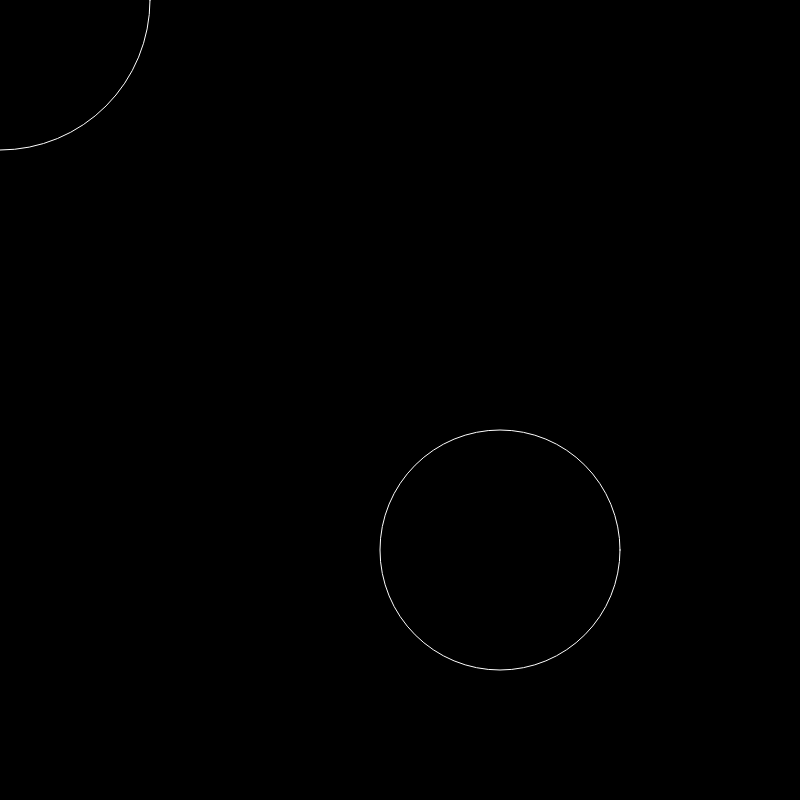
Frame 1 (no input)
Frame 60 (no input): identical to frame 1, image omitted
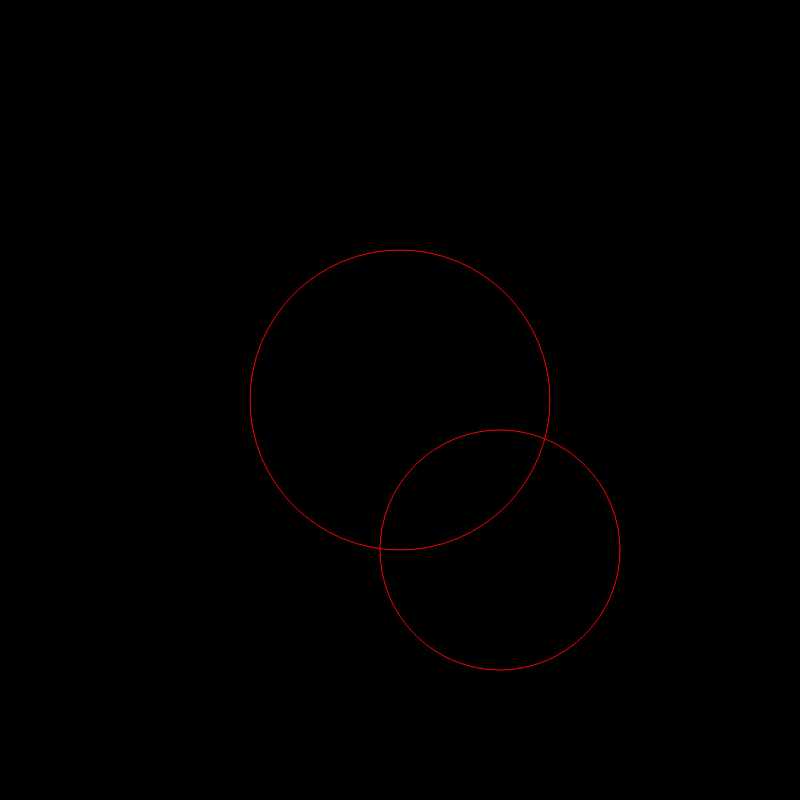
Frame 120 (the mouse pressed at the canvas centre since frame 60)

The p5.js sketch that drew these frames (run headless with seeded random() and noise() and a simulated clock; from frame 60 on, the mouse is pressed at the canvas centre):

// p5.js sketch
// ── sketch.js
function setup() {
  createCanvas(800, 800);
}

function draw() {

  background(0);
  
  noFill();
  stroke(255);
  
  // first circle
  var x1 = mouseX;
  var y1 = mouseY;
  var rad1 = 150;
  
  // second circle
  var x2 = 500;
  var y2 = 550;
  var rad2 = 120;
  
  // to tell if two circles intersect:
  // if the distance between their centers is less than
  // the sum of their radii, then they intersect. if it is greater
  // than the sum of their radii, then they do not intersect.
  
  // 1) get the distance
  var d = dist(x1, y1, x2, y2);
  
  // 2) determine if they are intersecting
  if (d < rad1 + rad2) {
    // then they are intersecting, so color red
    stroke(255, 0, 0);
  }
  else {
    // they are not intersecting, so color white
    stroke(255);
  }
  
  
  ellipse(x1, y1, 2*rad1, 2*rad1);    // multiply radius by two because ellipse expects diameter not radius
  ellipse(x2, y2, 2*rad2, 2*rad2);
  
}
